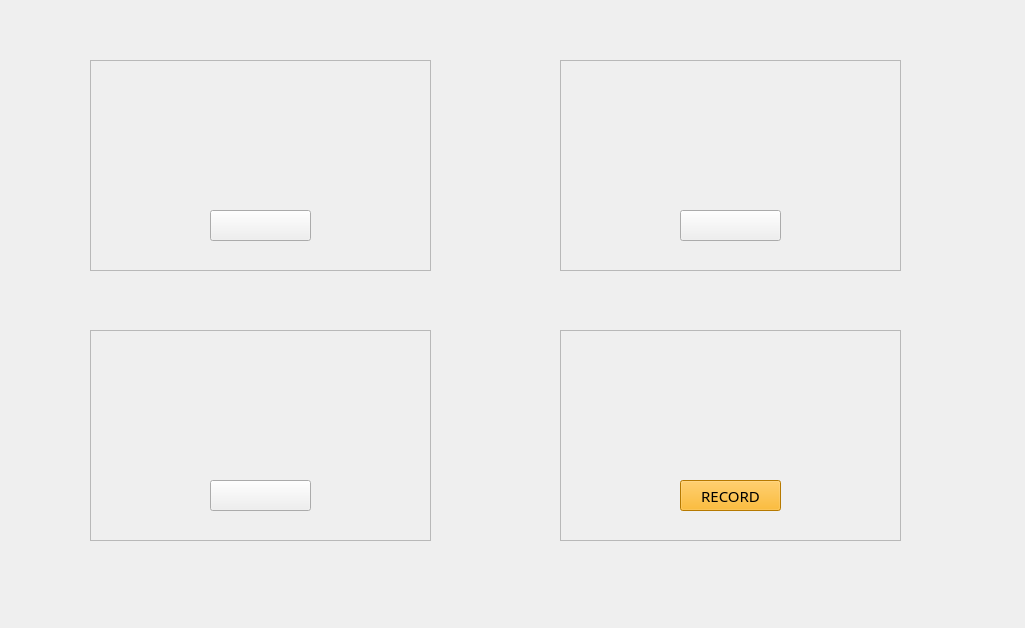
<?xml version="1.0" encoding="UTF-8"?>
<ui version="4.0">
 <class>SensorControlWidget</class>
 <widget class="QWidget" name="SensorControlWidget">
  <property name="geometry">
   <rect>
    <x>0</x>
    <y>0</y>
    <width>1025</width>
    <height>628</height>
   </rect>
  </property>
  <property name="sizePolicy">
   <sizepolicy hsizetype="Expanding" vsizetype="Expanding">
    <horstretch>0</horstretch>
    <verstretch>0</verstretch>
   </sizepolicy>
  </property>
  <property name="font">
   <font>
    <family>한화 L</family>
   </font>
  </property>
  <property name="windowTitle">
   <string>Form</string>
  </property>
  <widget class="QFrame" name="frame">
   <property name="geometry">
    <rect>
     <x>90</x>
     <y>60</y>
     <width>341</width>
     <height>211</height>
    </rect>
   </property>
   <property name="frameShape">
    <enum>QFrame::Shape::StyledPanel</enum>
   </property>
   <property name="frameShadow">
    <enum>QFrame::Shadow::Raised</enum>
   </property>
   <widget class="QLabel" name="lightImg">
    <property name="geometry">
     <rect>
      <x>120</x>
      <y>30</y>
      <width>100</width>
      <height>100</height>
     </rect>
    </property>
    <property name="text">
     <string/>
    </property>
   </widget>
   <widget class="QPushButton" name="lightButton">
    <property name="geometry">
     <rect>
      <x>120</x>
      <y>150</y>
      <width>101</width>
      <height>31</height>
     </rect>
    </property>
    <property name="text">
     <string/>
    </property>
    <property name="icon">
     <iconset resource="resources.qrc">
      <normaloff>:/logoImage/images/Checkbox_Off.png</normaloff>
      <normalon>:/logoImage/images/Checkbox_On.png</normalon>
      <disabledoff>:/logoImage/images/Checkbox_Off.png</disabledoff>
      <disabledon>:/logoImage/images/Checkbox_On.png</disabledon>
      <activeoff>:/logoImage/images/Checkbox_Off.png</activeoff>
      <activeon>:/logoImage/images/Checkbox_On.png</activeon>
      <selectedoff>:/logoImage/images/Checkbox_Off.png</selectedoff>
      <selectedon>:/logoImage/images/Checkbox_On.png</selectedon>:/logoImage/images/Checkbox_Off.png</iconset>
    </property>
    <property name="iconSize">
     <size>
      <width>100</width>
      <height>50</height>
     </size>
    </property>
    <property name="checkable">
     <bool>true</bool>
    </property>
   </widget>
  </widget>
  <widget class="QFrame" name="frame_2">
   <property name="geometry">
    <rect>
     <x>560</x>
     <y>60</y>
     <width>341</width>
     <height>211</height>
    </rect>
   </property>
   <property name="frameShape">
    <enum>QFrame::Shape::StyledPanel</enum>
   </property>
   <property name="frameShadow">
    <enum>QFrame::Shadow::Raised</enum>
   </property>
   <widget class="QPushButton" name="curtainButton">
    <property name="geometry">
     <rect>
      <x>120</x>
      <y>150</y>
      <width>101</width>
      <height>31</height>
     </rect>
    </property>
    <property name="text">
     <string/>
    </property>
    <property name="icon">
     <iconset resource="resources.qrc">
      <normaloff>:/logoImage/images/Checkbox_Off.png</normaloff>
      <normalon>:/logoImage/images/Checkbox_On.png</normalon>
      <disabledoff>:/logoImage/images/Checkbox_Off.png</disabledoff>
      <disabledon>:/logoImage/images/Checkbox_On.png</disabledon>
      <activeoff>:/logoImage/images/Checkbox_Off.png</activeoff>
      <activeon>:/logoImage/images/Checkbox_On.png</activeon>
      <selectedoff>:/logoImage/images/Checkbox_Off.png</selectedoff>
      <selectedon>:/logoImage/images/Checkbox_On.png</selectedon>:/logoImage/images/Checkbox_Off.png</iconset>
    </property>
    <property name="iconSize">
     <size>
      <width>100</width>
      <height>50</height>
     </size>
    </property>
    <property name="checkable">
     <bool>true</bool>
    </property>
   </widget>
   <widget class="QLabel" name="curtainImg">
    <property name="geometry">
     <rect>
      <x>120</x>
      <y>30</y>
      <width>100</width>
      <height>100</height>
     </rect>
    </property>
    <property name="text">
     <string/>
    </property>
   </widget>
  </widget>
  <widget class="QFrame" name="frame_3">
   <property name="geometry">
    <rect>
     <x>90</x>
     <y>330</y>
     <width>341</width>
     <height>211</height>
    </rect>
   </property>
   <property name="frameShape">
    <enum>QFrame::Shape::StyledPanel</enum>
   </property>
   <property name="frameShadow">
    <enum>QFrame::Shadow::Raised</enum>
   </property>
   <widget class="QPushButton" name="gasButton">
    <property name="geometry">
     <rect>
      <x>120</x>
      <y>150</y>
      <width>101</width>
      <height>31</height>
     </rect>
    </property>
    <property name="text">
     <string/>
    </property>
    <property name="icon">
     <iconset resource="resources.qrc">
      <normaloff>:/logoImage/images/Checkbox_Off.png</normaloff>
      <normalon>:/logoImage/images/Checkbox_On.png</normalon>
      <disabledoff>:/logoImage/images/Checkbox_Off.png</disabledoff>
      <disabledon>:/logoImage/images/Checkbox_On.png</disabledon>
      <activeoff>:/logoImage/images/Checkbox_Off.png</activeoff>
      <activeon>:/logoImage/images/Checkbox_On.png</activeon>
      <selectedoff>:/logoImage/images/Checkbox_Off.png</selectedoff>
      <selectedon>:/logoImage/images/Checkbox_On.png</selectedon>:/logoImage/images/Checkbox_Off.png</iconset>
    </property>
    <property name="iconSize">
     <size>
      <width>100</width>
      <height>50</height>
     </size>
    </property>
    <property name="checkable">
     <bool>true</bool>
    </property>
   </widget>
   <widget class="QLabel" name="gasImg">
    <property name="geometry">
     <rect>
      <x>120</x>
      <y>30</y>
      <width>100</width>
      <height>100</height>
     </rect>
    </property>
    <property name="text">
     <string/>
    </property>
   </widget>
  </widget>
  <widget class="QFrame" name="frame_4">
   <property name="geometry">
    <rect>
     <x>560</x>
     <y>330</y>
     <width>341</width>
     <height>211</height>
    </rect>
   </property>
   <property name="frameShape">
    <enum>QFrame::Shape::StyledPanel</enum>
   </property>
   <property name="frameShadow">
    <enum>QFrame::Shadow::Raised</enum>
   </property>
   <widget class="QPushButton" name="pushButton">
    <property name="geometry">
     <rect>
      <x>120</x>
      <y>150</y>
      <width>101</width>
      <height>31</height>
     </rect>
    </property>
    <property name="font">
     <font>
      <family>한화 L</family>
      <pointsize>11</pointsize>
     </font>
    </property>
    <property name="styleSheet">
     <string notr="true">background-color : rgb(255, 170, 0);</string>
    </property>
    <property name="text">
     <string>RECORD</string>
    </property>
   </widget>
   <widget class="QLabel" name="cctvImg">
    <property name="geometry">
     <rect>
      <x>140</x>
      <y>30</y>
      <width>100</width>
      <height>100</height>
     </rect>
    </property>
    <property name="text">
     <string/>
    </property>
   </widget>
  </widget>
 </widget>
 <resources>
  <include location="resources.qrc"/>
 </resources>
 <connections/>
</ui>
